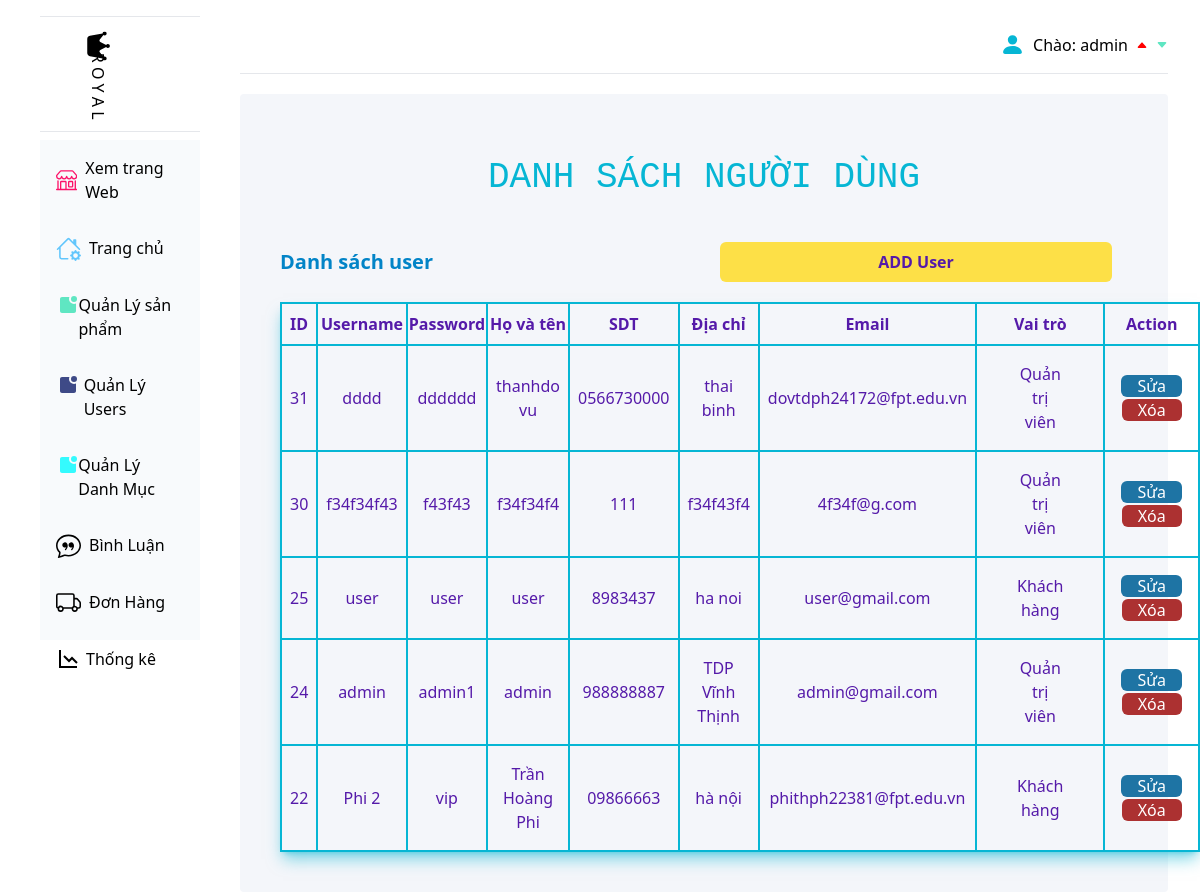
/admin/index.php?act=list-user (signed in), run on the app's committed database.
### tables this page shows
CREATE TABLE `user` (
  `id` int(11) NOT NULL,
  `chat_id` int(10) ,
  `chat_status` varchar(255) DEFAULT 'active',
  `user_name` varchar(255) DEFAULT NULL,
  `full_name` varchar(255) DEFAULT NULL,
  `email` varchar(255) DEFAULT NULL,
  `phone` varchar(12) DEFAULT NULL,
  `address` varchar(255) DEFAULT NULL,
  `role` int(11) DEFAULT NULL,
  `password` varchar(199) NOT NULL
);

### guest/pdo.php (called while the page is built, shortened)
<?php
function pdo_get_connection()
{
    $dburl = "mysql:host=localhost;dbname=duan1;charset=utf8";
    $username = 'root';
    $password = '';
    $conn = new PDO($dburl, $username, $password);
    $conn->setAttribute(PDO::ATTR_ERRMODE, PDO::ERRMODE_EXCEPTION);
    return $conn;
}
function pdo_query($sql)
{
    $sql_args = array_slice(func_get_args(), 1);
    try {
        $conn = pdo_get_connection();
        $stmt = $conn->prepare($sql);
        $stmt->execute($sql_args);
        $rows = $stmt->fetchAll();
        return $rows;
    } catch (PDOException $e) {
        throw $e;
    } finally {
        unset($conn);
    }
}

### guest/account.php (called while the page is built, shortened)
<?php
function loadall_taikhoan()
{
    $sql = "select * from user order by id desc";
    $listtaikhoan = pdo_query($sql);
    return $listtaikhoan;
}
require_once "pdo.php";

### admin/user/list-user.php (the view, shortened to what this page needs)
<div class="home mt-5 px-10  py-10 mr-8 bg-[#F4F6FA] h-auto rounded">
    <h1 class="text-center text-cyan-500 py-6  text-4xl " style="font-family: 'Courier New', Courier, monospace">DANH SÁCH NGƯỜI DÙNG</h1>
    <div class="ad-r mx-auto">
        <div class="justify-between mx-auto grid grid-cols-2 items-center">
            <h1 class="text-[20px] font-semibold text-sky-600 my-5">Danh sách user</h1>
            <a href="index.php?act=them_tai_khoan" class=" bg-yellow-300 text-center  py-2 px-2 rounded-md hover:bg-[#BAAACE] hover:text-white mx-4 font-semibold text-[#551AA9] my-5">ADD
                User</a>
        </div>
        <table class="table shadow-lg shadow-cyan-500/50 border-2 border-cyan-500 mx-auto">
            <tr class="border-2 border-cyan-500  text-[#551AA9] ">
                <th class="border-2 border-cyan-500   py-2">ID</th>
                <th class="border-2 border-cyan-500  py-2">Username</th>
                <th class="border-2 border-cyan-500  py-2">Password</th>
                <th class="border-2 border-cyan-500  py-2">Họ và tên</th>
                <th class="border-2 border-cyan-500  py-2">SDT</th>
                <th class="border-2 border-cyan-500  py-2">Địa chỉ</th>
                <th class="border-2 border-cyan-500  py-2">Email</th>
                <th class="border-2 border-cyan-500  py-2">Vai trò</th>
                <th class="border-2 border-cyan-500  py-2">
                    Action
                </th>
            </tr>
            <?php
            foreach ($users as $user) {
                extract($user);
                $sua_us = "index.php?act=sua_us&id=" . $id;
                $xoa_us = "index.php?act=xoa_us&id=" . $id;
                if ($role == 0) {
                    $role = 'Khách hàng';
                } else {
                    $role = 'Quản trị viên';
                }
            ?>
                <tr class="text-[#551AA9] ">
                    <td class="border-2 border-cyan-500 py-4 px-2 text-center">
                        <?= $id ?>
                    </td>
                    <td class="border-2 border-cyan-500 py-4 px-2 text-center">
                        <?= $user_name ?>
                    </td>
                    <td class="border-2 border-cyan-500 py-4 px-2 text-center">
                        <?= $password ?>
                    </td>
                    <td class="border-2 border-cyan-500 py-4 px-2 text-center">
                        <?= $full_name ?>
                    </td>
                    <td class="border-2 border-cyan-500 py-4 px-2 text-center">
                        <?= $phone ?>
                    </td>
                    <td class="border-2 border-cyan-500 py-4 px-2 text-center">
                        <?= $address ?>
                    </td>
                    <td class="border-2 border-cyan-500 py-4 px-2 text-center">
                        <?= $email ?>
                    </td>
                    <td class="border-2 border-cyan-500 py-4 px-10 text-center">
                        <?= $role ?>
                    </td>
                    <td class="border-2 border-cyan-500 py-4 px-2 text-center">
                        <a class=" px-4 bg-[#1E74A4] hover:bg-[#BAAACE] hover:text-white text-white rounded-md mx-2" href="<?= $sua_us ?>">Sửa</a>
                        <a onclick="return confirm('Bạn có muốn xóa không')" class="text-white hover:bg-[#BAAACE] hover:text-white bg-[#AC3131]  px-4 rounded-md mx-2" href="<?= $xoa_us ?>">Xóa</a>
                    </td>
                </tr>
            <?php
            }
            ?>
        </table>
    </div>
</div>
</div>
</div>
</body>
</html>

### data on the page
user: id "31", user_name "dddd", password "dddddd", full_name "thanhdo vu", phone "0566730000", address "thai binh", email "dovtdph24172@fpt.edu.vn", role "Quản trị viên"
user: id "30", user_name "f34f34f43", password "f43f43", full_name "f34f34f4", phone "111", address "f34f43f4", email "4f34f@g.com", role "Quản trị viên"
user: id "25", user_name "user", password "user", full_name "user", phone "8983437", address "ha noi", email "user@gmail.com", role "Khách hàng"
user: id "24", user_name "admin", password "admin1", full_name "admin", phone "988888887", address "TDP Vĩnh Thịnh", email "admin@gmail.com", role "Quản trị viên"
user: id "22", user_name "Phi 2", password "vip", full_name "Trần Hoàng Phi", phone "09866663", address "hà nội", email "phithph22381@fpt.edu.vn", role "Khách hàng"

### other printed values
$_SESSION['dangky'] "admin"
